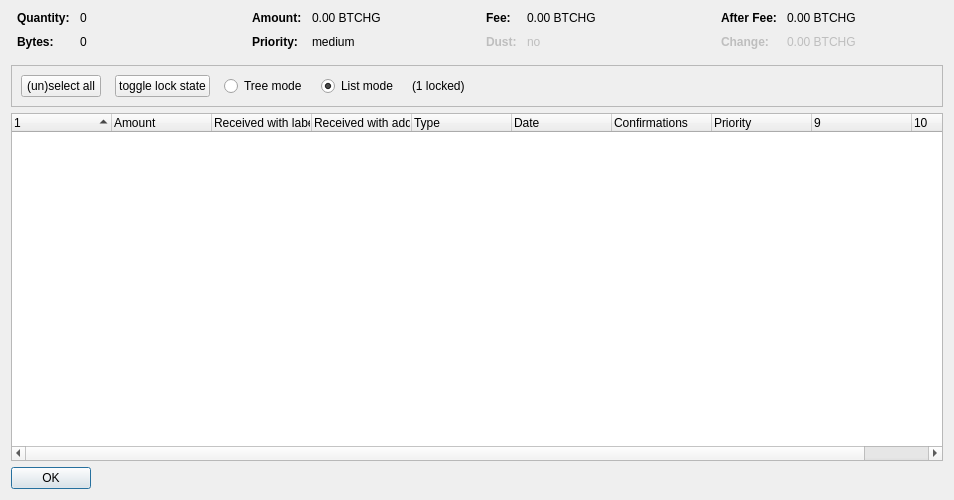
<?xml version="1.0" encoding="UTF-8"?>
<ui version="4.0">
 <class>CoinControlDialog</class>
 <widget class="QDialog" name="CoinControlDialog">
  <property name="geometry">
   <rect>
    <x>0</x>
    <y>0</y>
    <width>954</width>
    <height>500</height>
   </rect>
  </property>
  <property name="windowTitle">
   <string>Coin Selection</string>
  </property>
  <layout class="QVBoxLayout" name="verticalLayout">
   <item>
    <layout class="QHBoxLayout" name="horizontalLayoutTop" stretch="0,0,0,0">
     <property name="topMargin">
      <number>0</number>
     </property>
     <property name="bottomMargin">
      <number>10</number>
     </property>
     <item>
      <layout class="QFormLayout" name="formLayoutCoinControl1">
       <property name="horizontalSpacing">
        <number>10</number>
       </property>
       <property name="verticalSpacing">
        <number>10</number>
       </property>
       <property name="leftMargin">
        <number>6</number>
       </property>
       <property name="rightMargin">
        <number>6</number>
       </property>
       <item row="0" column="0">
        <widget class="QLabel" name="labelCoinControlQuantityText">
         <property name="font">
          <font>
           <weight>75</weight>
           <bold>true</bold>
          </font>
         </property>
         <property name="text">
          <string>Quantity:</string>
         </property>
        </widget>
       </item>
       <item row="0" column="1">
        <widget class="QLabel" name="labelCoinControlQuantity">
         <property name="cursor">
          <cursorShape>IBeamCursor</cursorShape>
         </property>
         <property name="contextMenuPolicy">
          <enum>Qt::ActionsContextMenu</enum>
         </property>
         <property name="text">
          <string notr="true">0</string>
         </property>
         <property name="textInteractionFlags">
          <set>Qt::LinksAccessibleByMouse|Qt::TextSelectableByKeyboard|Qt::TextSelectableByMouse</set>
         </property>
        </widget>
       </item>
       <item row="1" column="0">
        <widget class="QLabel" name="labelCoinControlBytesText">
         <property name="font">
          <font>
           <weight>75</weight>
           <bold>true</bold>
          </font>
         </property>
         <property name="text">
          <string>Bytes:</string>
         </property>
        </widget>
       </item>
       <item row="1" column="1">
        <widget class="QLabel" name="labelCoinControlBytes">
         <property name="cursor">
          <cursorShape>IBeamCursor</cursorShape>
         </property>
         <property name="contextMenuPolicy">
          <enum>Qt::ActionsContextMenu</enum>
         </property>
         <property name="text">
          <string notr="true">0</string>
         </property>
         <property name="textInteractionFlags">
          <set>Qt::LinksAccessibleByMouse|Qt::TextSelectableByKeyboard|Qt::TextSelectableByMouse</set>
         </property>
        </widget>
       </item>
      </layout>
     </item>
     <item>
      <layout class="QFormLayout" name="formLayoutCoinControl2">
       <property name="horizontalSpacing">
        <number>10</number>
       </property>
       <property name="verticalSpacing">
        <number>10</number>
       </property>
       <property name="leftMargin">
        <number>6</number>
       </property>
       <property name="rightMargin">
        <number>6</number>
       </property>
       <item row="0" column="0">
        <widget class="QLabel" name="labelCoinControlAmountText">
         <property name="font">
          <font>
           <weight>75</weight>
           <bold>true</bold>
          </font>
         </property>
         <property name="text">
          <string>Amount:</string>
         </property>
        </widget>
       </item>
       <item row="0" column="1">
        <widget class="QLabel" name="labelCoinControlAmount">
         <property name="cursor">
          <cursorShape>IBeamCursor</cursorShape>
         </property>
         <property name="contextMenuPolicy">
          <enum>Qt::ActionsContextMenu</enum>
         </property>
         <property name="text">
          <string notr="true">0.00 BTCHG</string>
         </property>
         <property name="textInteractionFlags">
          <set>Qt::LinksAccessibleByMouse|Qt::TextSelectableByKeyboard|Qt::TextSelectableByMouse</set>
         </property>
        </widget>
       </item>
       <item row="1" column="0">
        <widget class="QLabel" name="labelCoinControlPriorityText">
         <property name="font">
          <font>
           <weight>75</weight>
           <bold>true</bold>
          </font>
         </property>
         <property name="text">
          <string>Priority:</string>
         </property>
        </widget>
       </item>
       <item row="1" column="1">
        <widget class="QLabel" name="labelCoinControlPriority">
         <property name="cursor">
          <cursorShape>IBeamCursor</cursorShape>
         </property>
         <property name="contextMenuPolicy">
          <enum>Qt::ActionsContextMenu</enum>
         </property>
         <property name="text">
          <string>medium</string>
         </property>
         <property name="textInteractionFlags">
          <set>Qt::LinksAccessibleByMouse|Qt::TextSelectableByKeyboard|Qt::TextSelectableByMouse</set>
         </property>
        </widget>
       </item>
      </layout>
     </item>
     <item>
      <layout class="QFormLayout" name="formLayoutCoinControl3">
       <property name="horizontalSpacing">
        <number>10</number>
       </property>
       <property name="verticalSpacing">
        <number>10</number>
       </property>
       <property name="leftMargin">
        <number>6</number>
       </property>
       <property name="rightMargin">
        <number>6</number>
       </property>
       <item row="0" column="0">
        <widget class="QLabel" name="labelCoinControlFeeText">
         <property name="font">
          <font>
           <weight>75</weight>
           <bold>true</bold>
          </font>
         </property>
         <property name="text">
          <string>Fee:</string>
         </property>
        </widget>
       </item>
       <item row="0" column="1">
        <widget class="QLabel" name="labelCoinControlFee">
         <property name="cursor">
          <cursorShape>IBeamCursor</cursorShape>
         </property>
         <property name="contextMenuPolicy">
          <enum>Qt::ActionsContextMenu</enum>
         </property>
         <property name="text">
          <string notr="true">0.00 BTCHG</string>
         </property>
         <property name="textInteractionFlags">
          <set>Qt::LinksAccessibleByMouse|Qt::TextSelectableByKeyboard|Qt::TextSelectableByMouse</set>
         </property>
        </widget>
       </item>
       <item row="1" column="0">
        <widget class="QLabel" name="labelCoinControlLowOutputText">
         <property name="enabled">
          <bool>false</bool>
         </property>
         <property name="font">
          <font>
           <weight>75</weight>
           <bold>true</bold>
          </font>
         </property>
         <property name="text">
          <string>Dust:</string>
         </property>
        </widget>
       </item>
       <item row="1" column="1">
        <widget class="QLabel" name="labelCoinControlLowOutput">
         <property name="enabled">
          <bool>false</bool>
         </property>
         <property name="cursor">
          <cursorShape>IBeamCursor</cursorShape>
         </property>
         <property name="contextMenuPolicy">
          <enum>Qt::ActionsContextMenu</enum>
         </property>
         <property name="text">
          <string>no</string>
         </property>
         <property name="textInteractionFlags">
          <set>Qt::LinksAccessibleByMouse|Qt::TextSelectableByKeyboard|Qt::TextSelectableByMouse</set>
         </property>
        </widget>
       </item>
      </layout>
     </item>
     <item>
      <layout class="QFormLayout" name="formLayoutCoinControl4">
       <property name="horizontalSpacing">
        <number>10</number>
       </property>
       <property name="verticalSpacing">
        <number>10</number>
       </property>
       <property name="leftMargin">
        <number>6</number>
       </property>
       <property name="rightMargin">
        <number>6</number>
       </property>
       <item row="0" column="0">
        <widget class="QLabel" name="labelCoinControlAfterFeeText">
         <property name="font">
          <font>
           <weight>75</weight>
           <bold>true</bold>
          </font>
         </property>
         <property name="text">
          <string>After Fee:</string>
         </property>
        </widget>
       </item>
       <item row="0" column="1">
        <widget class="QLabel" name="labelCoinControlAfterFee">
         <property name="cursor">
          <cursorShape>IBeamCursor</cursorShape>
         </property>
         <property name="contextMenuPolicy">
          <enum>Qt::ActionsContextMenu</enum>
         </property>
         <property name="text">
          <string notr="true">0.00 BTCHG</string>
         </property>
         <property name="textInteractionFlags">
          <set>Qt::LinksAccessibleByMouse|Qt::TextSelectableByKeyboard|Qt::TextSelectableByMouse</set>
         </property>
        </widget>
       </item>
       <item row="1" column="0">
        <widget class="QLabel" name="labelCoinControlChangeText">
         <property name="enabled">
          <bool>false</bool>
         </property>
         <property name="font">
          <font>
           <weight>75</weight>
           <bold>true</bold>
          </font>
         </property>
         <property name="text">
          <string>Change:</string>
         </property>
        </widget>
       </item>
       <item row="1" column="1">
        <widget class="QLabel" name="labelCoinControlChange">
         <property name="enabled">
          <bool>false</bool>
         </property>
         <property name="cursor">
          <cursorShape>IBeamCursor</cursorShape>
         </property>
         <property name="contextMenuPolicy">
          <enum>Qt::ActionsContextMenu</enum>
         </property>
         <property name="text">
          <string notr="true">0.00 BTCHG</string>
         </property>
         <property name="textInteractionFlags">
          <set>Qt::LinksAccessibleByMouse|Qt::TextSelectableByKeyboard|Qt::TextSelectableByMouse</set>
         </property>
        </widget>
       </item>
      </layout>
     </item>
    </layout>
   </item>
   <item>
    <widget class="QFrame" name="frame">
     <property name="minimumSize">
      <size>
       <width>0</width>
       <height>40</height>
      </size>
     </property>
     <property name="frameShape">
      <enum>QFrame::StyledPanel</enum>
     </property>
     <property name="frameShadow">
      <enum>QFrame::Sunken</enum>
     </property>
     <layout class="QHBoxLayout" name="horizontalLayout">
      <item>
       <layout class="QHBoxLayout" name="horizontalLayoutPanel" stretch="0,0,0,0,0,0">
        <property name="spacing">
         <number>14</number>
        </property>
        <item>
         <widget class="QPushButton" name="pushButtonSelectAll">
          <property name="sizePolicy">
           <sizepolicy hsizetype="Maximum" vsizetype="Fixed">
            <horstretch>0</horstretch>
            <verstretch>0</verstretch>
           </sizepolicy>
          </property>
          <property name="text">
           <string>(un)select all</string>
          </property>
          <property name="autoDefault">
           <bool>false</bool>
          </property>
         </widget>
        </item>
        <item>
         <widget class="QPushButton" name="pushButtonToggleLock">
          <property name="sizePolicy">
           <sizepolicy hsizetype="Maximum" vsizetype="Fixed">
            <horstretch>0</horstretch>
            <verstretch>0</verstretch>
           </sizepolicy>
          </property>
          <property name="text">
           <string>toggle lock state</string>
          </property>
          <property name="autoDefault">
           <bool>false</bool>
          </property>
         </widget>
        </item>
        <item>
         <widget class="QRadioButton" name="radioTreeMode">
          <property name="sizePolicy">
           <sizepolicy hsizetype="Maximum" vsizetype="Fixed">
            <horstretch>0</horstretch>
            <verstretch>0</verstretch>
           </sizepolicy>
          </property>
          <property name="text">
           <string>Tree mode</string>
          </property>
         </widget>
        </item>
        <item>
         <widget class="QRadioButton" name="radioListMode">
          <property name="sizePolicy">
           <sizepolicy hsizetype="Maximum" vsizetype="Fixed">
            <horstretch>0</horstretch>
            <verstretch>0</verstretch>
           </sizepolicy>
          </property>
          <property name="text">
           <string>List mode</string>
          </property>
          <property name="checked">
           <bool>true</bool>
          </property>
         </widget>
        </item>
        <item>
         <widget class="QLabel" name="labelLocked">
          <property name="text">
           <string>(1 locked)</string>
          </property>
         </widget>
        </item>
        <item>
         <spacer name="horizontalSpacer">
          <property name="orientation">
           <enum>Qt::Horizontal</enum>
          </property>
          <property name="sizeHint" stdset="0">
           <size>
            <width>40</width>
            <height>20</height>
           </size>
          </property>
         </spacer>
        </item>
       </layout>
      </item>
     </layout>
    </widget>
   </item>
   <item>
    <widget class="CoinControlTreeWidget" name="treeWidget">
     <property name="contextMenuPolicy">
      <enum>Qt::CustomContextMenu</enum>
     </property>
     <property name="sortingEnabled">
      <bool>false</bool>
     </property>
     <property name="columnCount">
      <number>10</number>
     </property>
     <attribute name="headerShowSortIndicator" stdset="0">
      <bool>true</bool>
     </attribute>
     <attribute name="headerStretchLastSection">
      <bool>false</bool>
     </attribute>
     <column>
      <property name="text">
       <string/>
      </property>
     </column>
     <column>
      <property name="text">
       <string>Amount</string>
      </property>
     </column>
     <column>
      <property name="text">
       <string>Received with label</string>
      </property>
     </column>
     <column>
      <property name="text">
       <string>Received with address</string>
      </property>
     </column>
     <column>
      <property name="text">
       <string>Type</string>
      </property>
     </column>
     <column>
      <property name="text">
       <string>Date</string>
      </property>
     </column>
     <column>
      <property name="text">
       <string>Confirmations</string>
      </property>
      <property name="toolTip">
       <string>Confirmed</string>
      </property>
     </column>
     <column>
      <property name="text">
       <string>Priority</string>
      </property>
     </column>
     <column>
      <property name="text">
       <string/>
      </property>
     </column>
     <column>
      <property name="text">
       <string/>
      </property>
     </column>
    </widget>
   </item>
   <item>
    <widget class="QDialogButtonBox" name="buttonBox">
     <property name="sizePolicy">
      <sizepolicy hsizetype="Maximum" vsizetype="Fixed">
       <horstretch>0</horstretch>
       <verstretch>0</verstretch>
      </sizepolicy>
     </property>
     <property name="orientation">
      <enum>Qt::Horizontal</enum>
     </property>
     <property name="standardButtons">
      <set>QDialogButtonBox::Ok</set>
     </property>
    </widget>
   </item>
  </layout>
 </widget>
 <customwidgets>
  <customwidget>
   <class>CoinControlTreeWidget</class>
   <extends>QTreeWidget</extends>
   <header>coincontroltreewidget.h</header>
  </customwidget>
 </customwidgets>
 <resources/>
 <connections/>
</ui>
